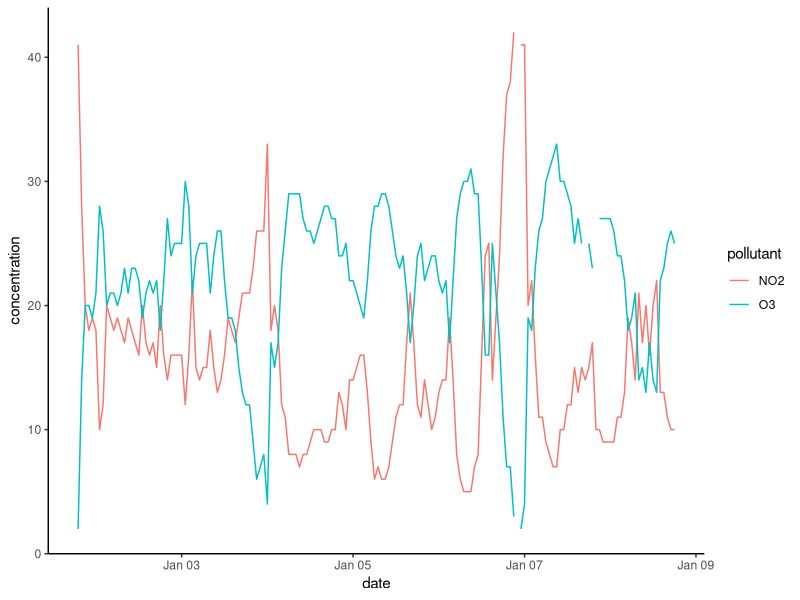

This figure's R source:
## ---- chunk 1
# Look at me go mom
x <- 2+2
x
## ---- chunk 2
library(tidyverse) 
library(knitr)
airPol <- read_csv("./data/Toronto_60433_2018_Jan2to8.csv",
                   na = "-999")
kable(airPol[1:5, ], 
      caption = "Example table of airborne pollutant levels used for Figure 1.")


ggplot(airPol, aes(date, concentration, colour = pollutant)) +
  geom_line() +
  theme_classic()
